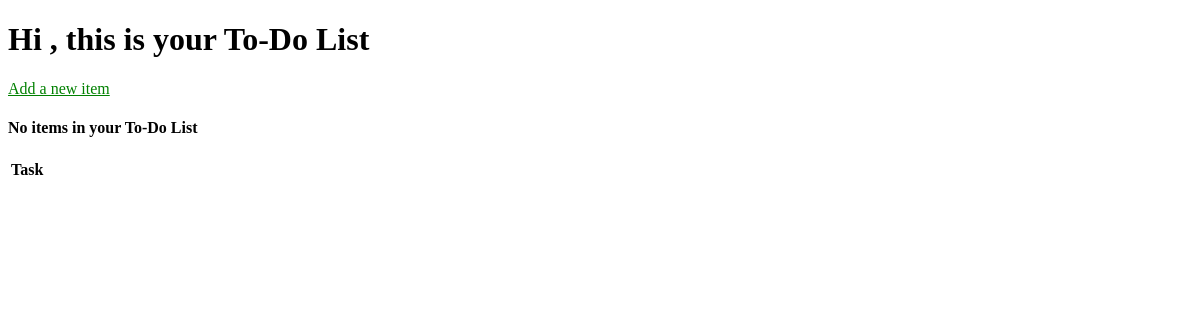
/, run on an earlier commit of the app's database.
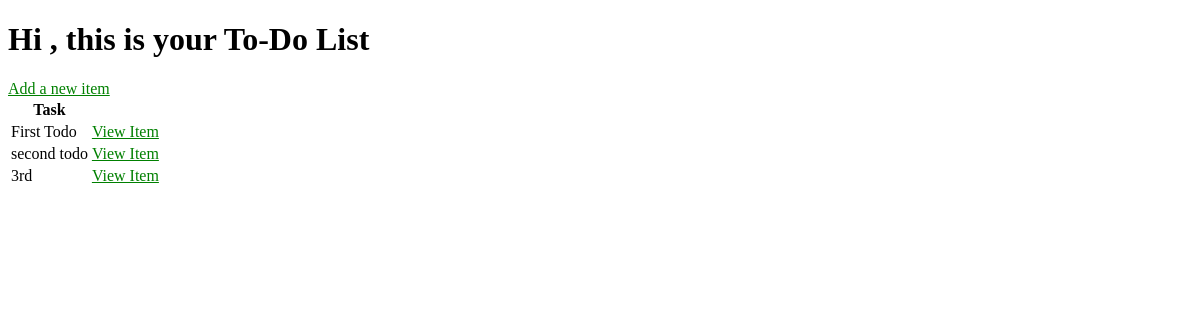
And on a later commit of the database.
### todo/models.py (models this page shows, shortened)
class Todo(models.Model):
    user        = models.ForeignKey(User, on_delete=models.CASCADE, null=True)
    title       = models.CharField(max_length=50)
    text        = models.TextField(null=True, blank=True)
    complete    = models.BooleanField(default=False)
    created_on  = models.DateTimeField(auto_now_add=True)
    class Meta:
        ordering = ['complete']

### todo/views.py (the view)
# urls.py: path('', views.TodoList.as_view(), name = 'todo'),
class TodoList(ListView):
    model               = Todo
    context_object_name = 'todos'

### todo/templates/todo/todo_list.html
{% extends 'todo/base.html' %} {% load static %}
{% block content %}
<h1>Hi {{user.username}}, this is your To-Do List</h1>
<a href="{% url 'todo_create' %}">Add a new item</a>
<table>
  <tr>
    <th>Task</th>
    <th></th>
  </tr>
  {% for todo in todos %}
    <tr>
      <td>{{ todo.title }}</td>
      <td> <a href="{% url 'todo_detail' todo.id %}">  View Item </a></td>
    </tr>
  {% empty %}
    <h4>No items in your To-Do List</h4>
  {% endfor %}
</table>
{% endblock content %}

### todo/templates/todo/base.html (shortened to what this page needs)
<!DOCTYPE html>
<html lang="en">
  <head>
    {% load static %}
    <link rel="stylesheet" href="{% static 'css/style.css' %}">
  </head>
  <body>
    {% block content %}
    {% endblock content %}
  </body>
</html>

### todo/static/css/style.css (style rules this page uses)
a { color: green; }

What changed in the data, as far as the page shows it:
added Todo: title "First Todo"
added Todo: title "second todo"
added Todo: title "3rd"
Also different on the page:
text no longer shown: "No items in your To-Do List"
